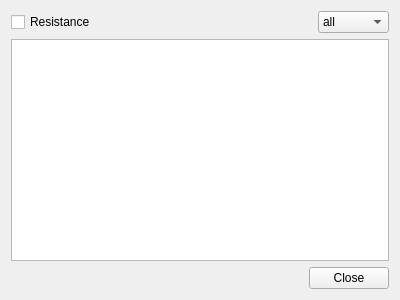
<?xml version="1.0" encoding="UTF-8"?>
<ui version="4.0">
 <class>Graph_Widget</class>
 <widget class="QWidget" name="Graph_Widget">
  <property name="geometry">
   <rect>
    <x>0</x>
    <y>0</y>
    <width>400</width>
    <height>300</height>
   </rect>
  </property>
  <property name="windowTitle">
   <string>Graph</string>
  </property>
  <layout class="QVBoxLayout" name="verticalLayout">
   <item>
    <layout class="QHBoxLayout" name="horizontalLayout_2">
     <property name="sizeConstraint">
      <enum>QLayout::SetMinimumSize</enum>
     </property>
     <item>
      <widget class="QCheckBox" name="cB_resistance">
       <property name="text">
        <string>Resistance</string>
       </property>
      </widget>
     </item>
     <item>
      <spacer name="horizontalSpacer">
       <property name="orientation">
        <enum>Qt::Horizontal</enum>
       </property>
       <property name="sizeHint" stdset="0">
        <size>
         <width>40</width>
         <height>20</height>
        </size>
       </property>
      </spacer>
     </item>
     <item>
      <widget class="QComboBox" name="cB_Time">
       <item>
        <property name="text">
         <string>all</string>
        </property>
       </item>
       <item>
        <property name="text">
         <string>5 min</string>
        </property>
       </item>
       <item>
        <property name="text">
         <string>15 min</string>
        </property>
       </item>
       <item>
        <property name="text">
         <string>30 min</string>
        </property>
       </item>
       <item>
        <property name="text">
         <string>1 hour</string>
        </property>
       </item>
       <item>
        <property name="text">
         <string>2 hours</string>
        </property>
       </item>
       <item>
        <property name="text">
         <string>6 hours</string>
        </property>
       </item>
       <item>
        <property name="text">
         <string>1 day</string>
        </property>
       </item>
       <item>
        <property name="text">
         <string>2 days</string>
        </property>
       </item>
       <item>
        <property name="text">
         <string>1 week</string>
        </property>
       </item>
      </widget>
     </item>
    </layout>
   </item>
   <item>
    <widget class="PlotWidget" name="PlotWidget"/>
   </item>
   <item>
    <layout class="QHBoxLayout" name="horizontalLayout_3">
     <item>
      <spacer name="horizontalSpacer_2">
       <property name="orientation">
        <enum>Qt::Horizontal</enum>
       </property>
       <property name="sizeHint" stdset="0">
        <size>
         <width>40</width>
         <height>20</height>
        </size>
       </property>
      </spacer>
     </item>
     <item>
      <widget class="QPushButton" name="pBtn_Close">
       <property name="text">
        <string>Close</string>
       </property>
      </widget>
     </item>
    </layout>
   </item>
  </layout>
 </widget>
 <customwidgets>
  <customwidget>
   <class>PlotWidget</class>
   <extends>QGraphicsView</extends>
   <header>pyqtgraph</header>
  </customwidget>
 </customwidgets>
 <resources/>
 <connections/>
</ui>
